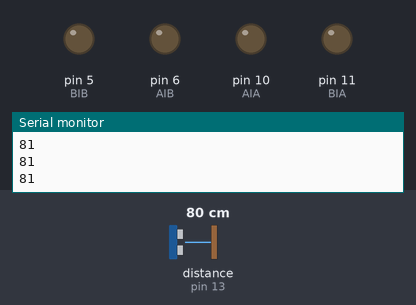
A sketch run on a simulated Arduino Uno, built with avr-gcc and run on an emulated ATmega328P. On the bench: output pins drawn as LEDs (lit = HIGH), the last lines printed to the serial monitor. Inputs (shaded band) come from the test bench; at power-on: distance to the obstacle (sensor on pin 13) 80 cm. The echo pulse lasts 58.3 µs per cm.

Above: at 1.2 s.
1.3 s: distance to the obstacle (sensor on pin 13) set to 12 cm
2.8 s: distance to the obstacle (sensor on pin 13) set to 9 cm
At 4.0 s:
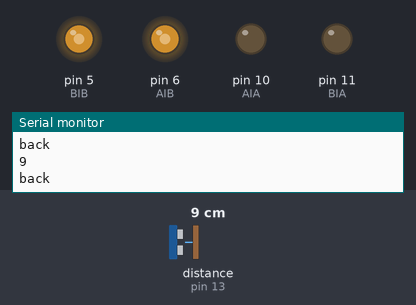
Timing chart, 0 to 5.8 s (numbered marks = the images above; inputs shaded):
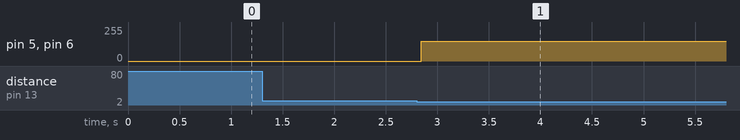

The sketch:

motors.ino
```cpp
#include <NewPing.h>

const int TriggerPin = 12;
const int EchoPin = 13;

const int AIA = 10;
const int AIB = 6;
const int BIA = 11;
const int BIB = 5;

byte speed = 150;  // change this (0-255) to control the speed of the motors

NewPing sonar(TriggerPin, EchoPin, 100);

void setup() {
  pinMode(AIA, OUTPUT);
  pinMode(AIB, OUTPUT);
  pinMode(BIA, OUTPUT);
  pinMode(BIB, OUTPUT);
  Serial.begin( 9600 );
}

void loop() {
 delay(200);
 int cm = sonar.ping_cm();
 Serial.println(cm);
 if(cm <= 10) {
  backward();
  Serial.println("back");
 }
}

void backward()
{
  analogWrite(AIA, 0);
  analogWrite(AIB, speed);
  analogWrite(BIA, 0);
  analogWrite(BIB, speed);
}
void forward()
{
  analogWrite(AIA, speed);
  analogWrite(AIB, 0);
  analogWrite(BIA, speed);
  analogWrite(BIB, 0);
}
void left()
{
  analogWrite(AIA, speed);
  analogWrite(AIB, 0);
  analogWrite(BIA, 0);
  analogWrite(BIB, speed);
}
void right()
{
  analogWrite(AIA, 0);
  analogWrite(AIB, speed);
  analogWrite(BIA, speed);
  analogWrite(BIB, 0);
}
void STOP()
{
  analogWrite(AIA, 0);
  analogWrite(AIB, 0);
  analogWrite(BIA, 0);
  analogWrite(BIB, 0);
  delay (2000);
}
```

Measured:
- the behaviour switches between 11 and 10 cm on distance to the obstacle (sensor on pin 13) (found by bisection; images 0 and 1)
- after the input at 2.8 s, pin 5 (BIB), pin 6 (AIB): 0/255 → 150/255 at once
